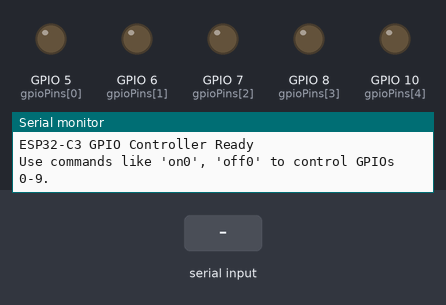
Recording of a program running on a simulated Seeed XIAO ESP32-C3. Shown: output pins drawn as LEDs (lit = HIGH), the last lines printed to the serial monitor. The inputs (shaded band) are chosen by the test bench.

Above: at 1.2 s.
1.3 s: "on\n" received over Serial
At 1.8 s:
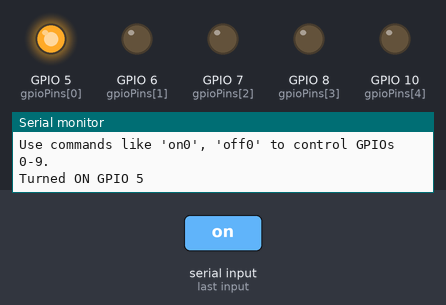
2.8 s: "off\n" received over Serial
At 4.0 s:
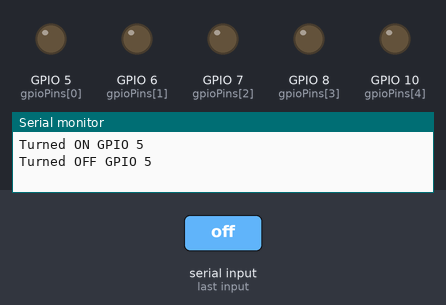
4.3 s: "on,45\n" received over Serial
At 5.3 s:
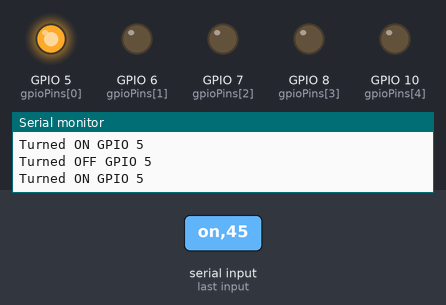
5.8 s: "off,45\n" received over Serial
At 6.5 s:
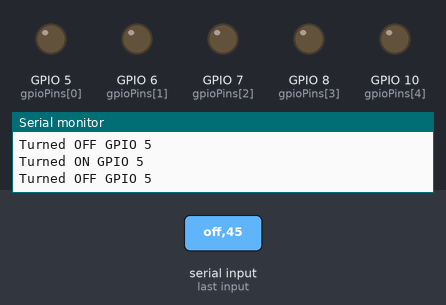
Timing chart, 0 to 8.3 s (numbered marks = the images above; inputs shaded):
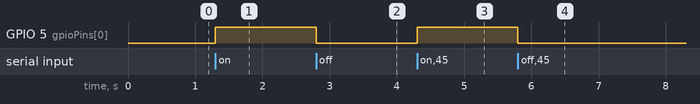

The program:

main.cpp
```cpp
#include <Arduino.h>
// Define GPIO pins
const int gpioPins[5] = {5, 6, 7, 8, 10};

void setup() {
  // Initialize Serial communication over USB
  Serial.begin(115200);
  while (!Serial); // Wait for the Serial connection

  // Set GPIO pins as output
  for (int i = 0; i < 5; i++) {
    pinMode(gpioPins[i], OUTPUT);
    digitalWrite(gpioPins[i], LOW); // Turn off initially
  }

  Serial.println("ESP32-C3 GPIO Controller Ready");
  Serial.println("Use commands like 'on0', 'off0' to control GPIOs 0-9.");
}

void loop() {
  if (Serial.available() > 0) {
    String command = Serial.readStringUntil('\n'); // Read the command
    command.trim(); // Remove any trailing newline or spaces

    if (command.startsWith("on")) {
      int pinIndex = command.substring(2).toInt(); // Extract the pin number
      if (pinIndex >= 0 && pinIndex < 5) {
        digitalWrite(gpioPins[pinIndex], HIGH);
        Serial.print("Turned ON GPIO ");
        Serial.println(gpioPins[pinIndex]);
      } else {
        Serial.println("Invalid pin number.");
      }
    } else if (command.startsWith("off")) {
      int pinIndex = command.substring(3).toInt(); // Extract the pin number
      if (pinIndex >= 0 && pinIndex < 5) {
        digitalWrite(gpioPins[pinIndex], LOW);
        Serial.print("Turned OFF GPIO ");
        Serial.println(gpioPins[pinIndex]);
      } else {
        Serial.println("Invalid pin number.");
      }
    } else {
      Serial.println("Unknown command. Use 'onX' or 'offX'.");
    }
  }
}
```

Measured:
- after the input at 1.3 s, GPIO 5 (gpioPins[0]): LOW → HIGH at once
- after the input at 2.8 s, GPIO 5 (gpioPins[0]): HIGH → LOW at once
- after the input at 4.3 s, GPIO 5 (gpioPins[0]): LOW → HIGH at once
- after the input at 5.8 s, GPIO 5 (gpioPins[0]): HIGH → LOW at once
